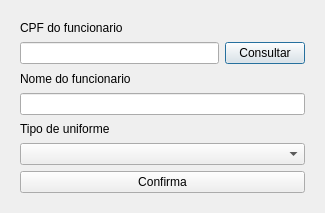
<?xml version="1.0" encoding="UTF-8"?>
<ui version="4.0">
 <class>Dialog</class>
 <widget class="QDialog" name="Dialog">
  <property name="geometry">
   <rect>
    <x>0</x>
    <y>0</y>
    <width>325</width>
    <height>213</height>
   </rect>
  </property>
  <property name="windowTitle">
   <string>Dialog</string>
  </property>
  <property name="windowIcon">
   <iconset resource="icon.qrc">
    <normaloff>:/icon/icon.png</normaloff>:/icon/icon.png</iconset>
  </property>
  <layout class="QHBoxLayout" name="horizontalLayout">
   <item>
    <widget class="QWidget" name="widget" native="true">
     <layout class="QVBoxLayout" name="verticalLayout">
      <item>
       <widget class="QLabel" name="lbl_cpf_funcionario_emprestimo">
        <property name="text">
         <string>CPF do funcionario</string>
        </property>
       </widget>
      </item>
      <item>
       <layout class="QHBoxLayout" name="horizontalLayout_2">
        <item>
         <widget class="QLineEdit" name="txt_cpf_funcionario_emprestimo"/>
        </item>
        <item>
         <widget class="QPushButton" name="btn_consulta_funcionario">
          <property name="text">
           <string>Consultar</string>
          </property>
         </widget>
        </item>
       </layout>
      </item>
      <item>
       <widget class="QLabel" name="lbl_nome_funcionario_emprestimo">
        <property name="text">
         <string>Nome do funcionario</string>
        </property>
       </widget>
      </item>
      <item>
       <widget class="QLineEdit" name="txt_nome_funcionario_emprestimo"/>
      </item>
      <item>
       <widget class="QLabel" name="lbl_tipo_uniforme">
        <property name="text">
         <string>Tipo de uniforme</string>
        </property>
       </widget>
      </item>
      <item>
       <widget class="QComboBox" name="cb_uniforme"/>
      </item>
      <item>
       <widget class="QPushButton" name="btn_confirmar_emprestimo">
        <property name="text">
         <string>Confirma</string>
        </property>
       </widget>
      </item>
     </layout>
    </widget>
   </item>
  </layout>
 </widget>
 <resources>
  <include location="icon.qrc"/>
 </resources>
 <connections/>
</ui>
